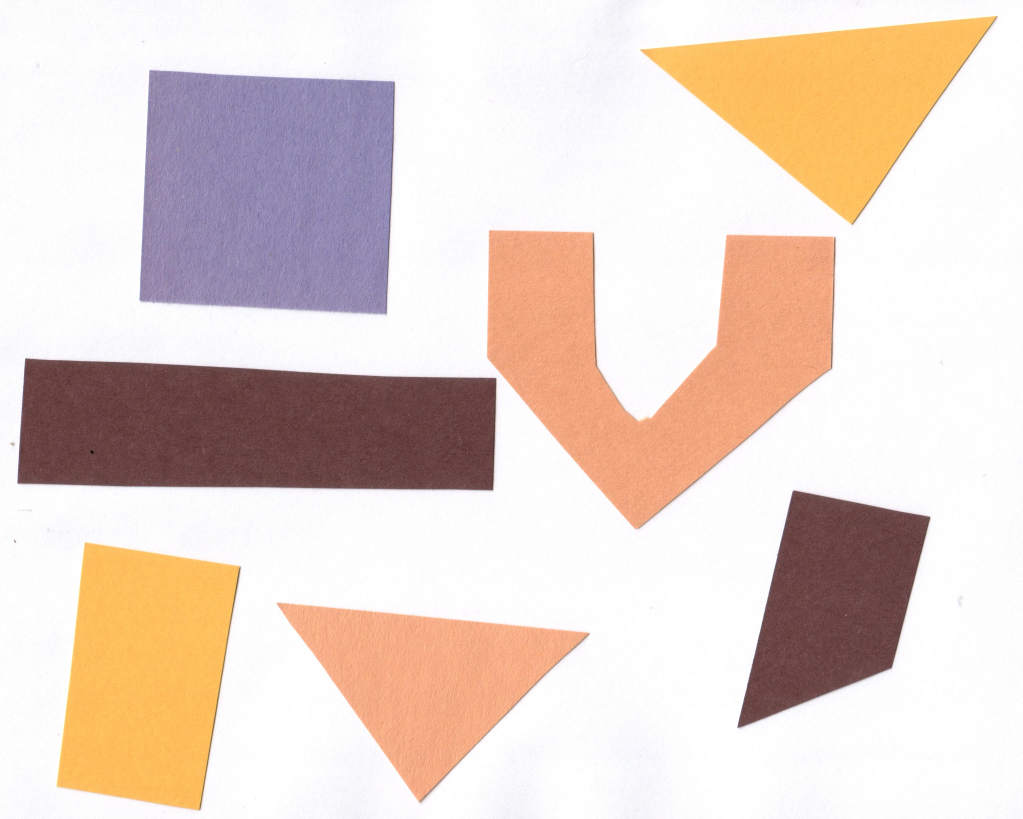
#> input picture images/for_binarization.jpg, 3068 x 2457 px (shown at 1/3 size)
$ python binarizing_img.py
#> lines starting #> are read from the running program, lines starting #| are printed output that depends on the picture; after the words box and inside, x2 and y2 are one past the last pixel; in counts of white or black regions, pixels touching at a corner belong together
import numpy as np
import matplotlib.pyplot as plt
import cv2 as cv
import os
import sys

def load_image(path):
    """Loads an image from a relative path and handles errors."""
#> called with path = 'images/for_binarization.jpg'
    img = cv.imread(path)
#> img is the input picture: shape (2457, 3068, 3); mean B, G, R 203.8, 212.3, 229.7
    if img is None:
        print(f"Error: Could not load image from path: {path}")
        print("Please ensure the file exists in the correct subfolder.")
        sys.exit()
    return img

def plot_grayscale_histogram(img, title="Grayscale Histogram"):
    """Plots the histogram of a grayscale image."""
    if len(img.shape) == 3:
        img = cv.cvtColor(img, cv.COLOR_BGR2GRAY)

    histogram = cv.calcHist([img], [0], None, [256], [0, 256])

    plt.figure()
    plt.title(title)
    plt.xlabel("Grayscale Value (0-255)")
    plt.ylabel("Pixel Count")
    plt.plot(histogram, color='black')
    plt.xlim([0, 256])
    plt.show()

def binarize_image(img_gs, threshold_value):
    """Applies a fixed binary threshold to a grayscale image."""
    _, binarized_img = cv.threshold(img_gs, threshold_value, 255, cv.THRESH_BINARY)
    return binarized_img

def save_image(img, directory, filename):
    """Saves an image to a specified directory, creating it if needed."""
    if not os.path.exists(directory):
        os.makedirs(directory)

    save_path = os.path.join(directory, filename)
    cv.imwrite(save_path, img)
    print(f"Image saved to: {save_path}")

def main(vis=False, size=None):
    """Main function to run the image processing workflow."""
    # Load images using relative paths
    shape1 = load_image("images/for_binarization.jpg")
    shape2 = load_image("images/bin2.jpg")
#> call 2 of load_image, with path = 'images/bin2.jpg'
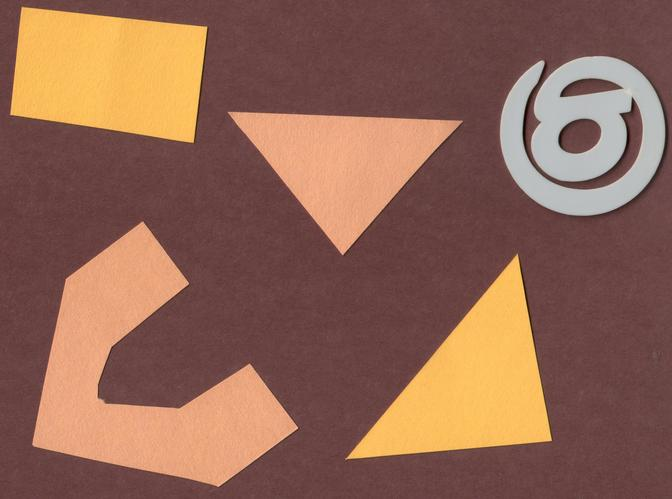
#> input picture images/bin2.jpg, 672 x 499 px
#> in load_image, img is the input picture: shape (499, 672, 3); mean B, G, R 83.9, 101.6, 144.2

    if size != None:
        shape1 = cv.resize(shape1, size)
        shape2 = cv.resize(shape2, size)
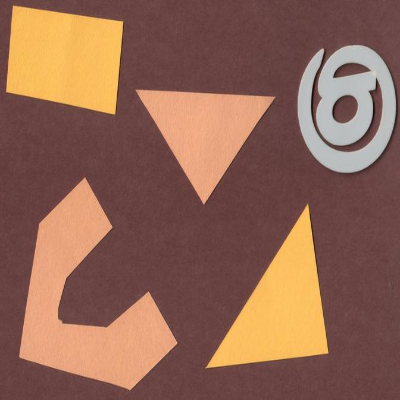
#> shape2: shape (400, 400, 3); mean B, G, R 83.8, 101.5, 144.1


    # Display originals and their histograms
    if vis:
        cv.imshow("Original Shape 1", shape1)
        cv.imshow("Original Shape 2", shape2)
        plot_grayscale_histogram(shape1, "Histogram of Shape 1")
#> in plot_grayscale_histogram, `img = cv.cvtColor(img, cv.COLOR_BGR2GRAY)`:
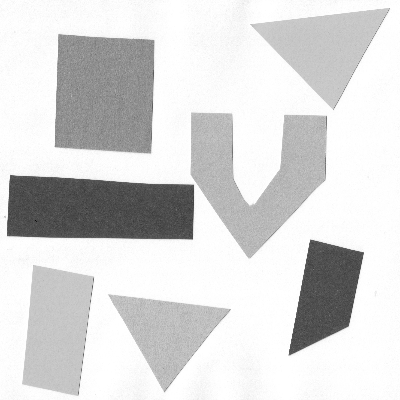
#> img: shape (400, 400); min 9, max 255, mean 216.4
#> in plot_grayscale_histogram, `histogram = cv.calcHist([img], [0], None, [256], [0, 256])`: histogram = 256 values, max 29599 at index 254, min 0 at index 0, mean 625
        plot_grayscale_histogram(shape2, "Histogram of Shape 2")
#> call 2 of plot_grayscale_histogram, with title = 'Histogram of Shape 2'
#> in plot_grayscale_histogram (call 2), `img = cv.cvtColor(img, cv.COLOR_BGR2GRAY)`:
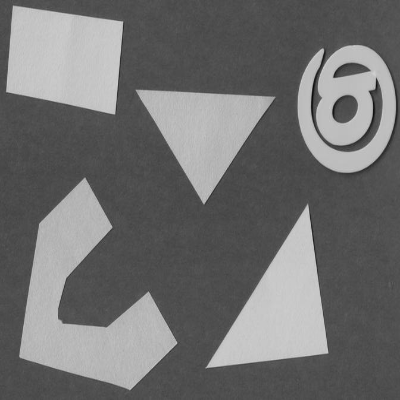
#> img: shape (400, 400); min 9, max 209, mean 112.1
#> in plot_grayscale_histogram (call 2), `histogram = cv.calcHist([img], [0], None, [256], [0, 256])`: histogram = 256 values, max 14570 at index 78, min 0 at index 0, mean 625
#> in plot_grayscale_histogram (call 2), `plt.show()`:
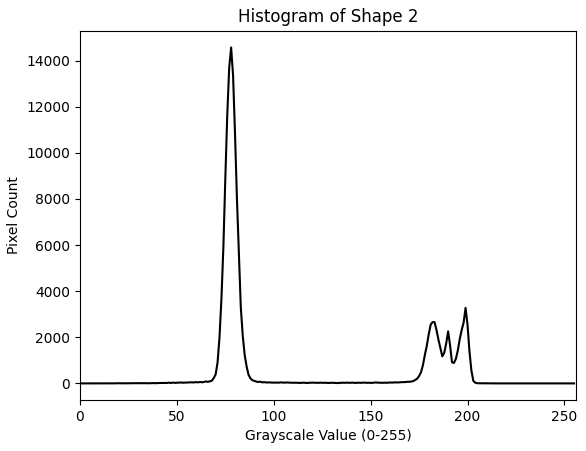
#> figure drawn by matplotlib, 1 panel; curve peaks at x = 78, y = 14570

    # Convert to grayscale
    shape1_gs = cv.cvtColor(shape1, cv.COLOR_BGR2GRAY)
    shape2_gs = cv.cvtColor(shape2, cv.COLOR_BGR2GRAY)

    # Apply binarization with different thresholds
    shape1_bin = binarize_image(shape1_gs, threshold_value=220)
#> in binarize_image, `_, binarized_img = cv.threshold(img_gs, threshold_value, 255, cv.THRES..`:
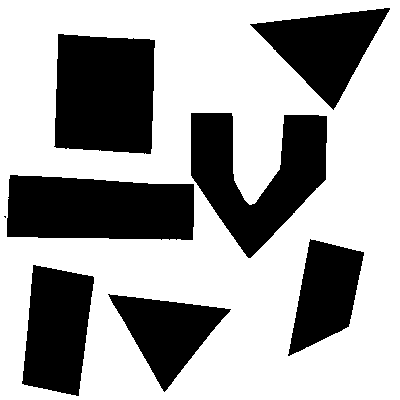
#> binarized_img: shape (400, 400); 64.3% white; 8 black regions (1 under 20 px), largest, box (x1, y1, x2, y2) and area: (54, 34, 155, 154) 11010, (7, 175, 194, 240) 10821, (191, 113, 327, 258) 10446
    shape2_bin = binarize_image(shape2_gs, threshold_value=100)
#> call 2 of binarize_image, with threshold_value = 100
#> in binarize_image (call 2), `_, binarized_img = cv.threshold(img_gs, threshold_value, 255, cv.THRES..`:
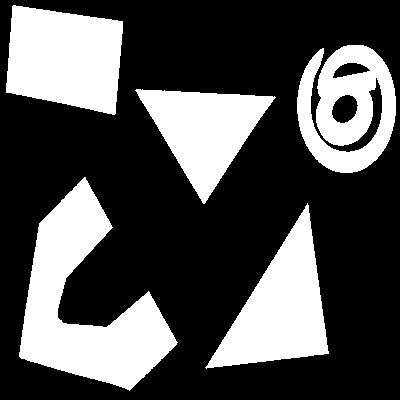
#> binarized_img: shape (400, 400); 31.4% white; 5 white regions, box (x1, y1, x2, y2) and area: (19, 177, 178, 391) 14692, (6, 5, 123, 115) 10106, (205, 203, 329, 369) 9500, (297, 45, 396, 173) 8083, (135, 89, 276, 204) 7874

    # Display binarized results
    if vis:
        cv.imshow("Binarized Shape 1", shape1_bin)
        cv.imshow("Binarized Shape 2", shape2_bin)

    # Save one of the processed images
    save_image(shape1_bin, "output", "shape1_binarized.jpg")

    # Wait for user input to close windows
    cv.waitKey(0)
    cv.destroyAllWindows()

if __name__ == "__main__":
    # pass the flag to see the visualisations
    vis = True
    size = (400, 400)
    main(vis, size)
